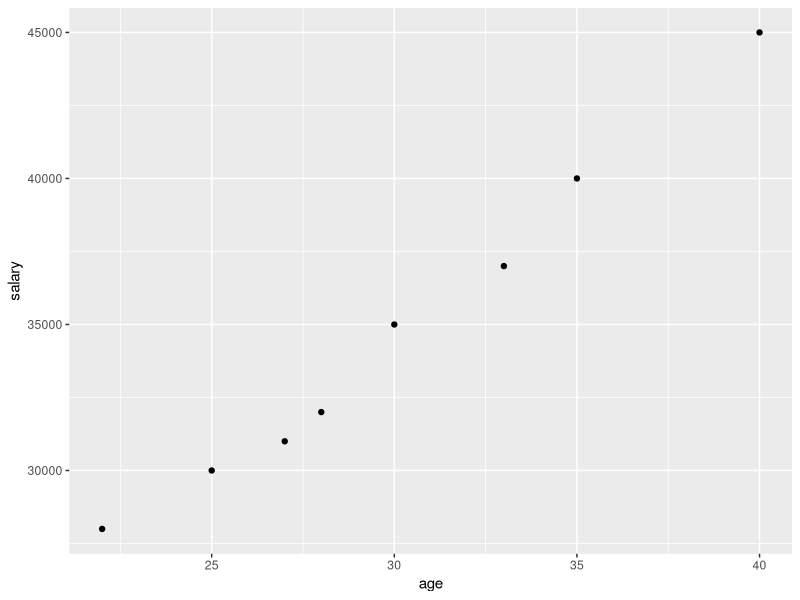
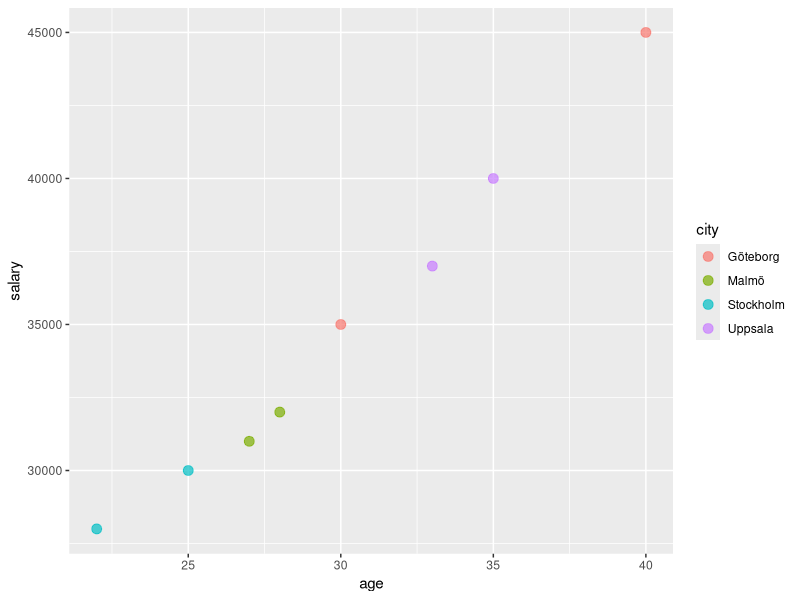
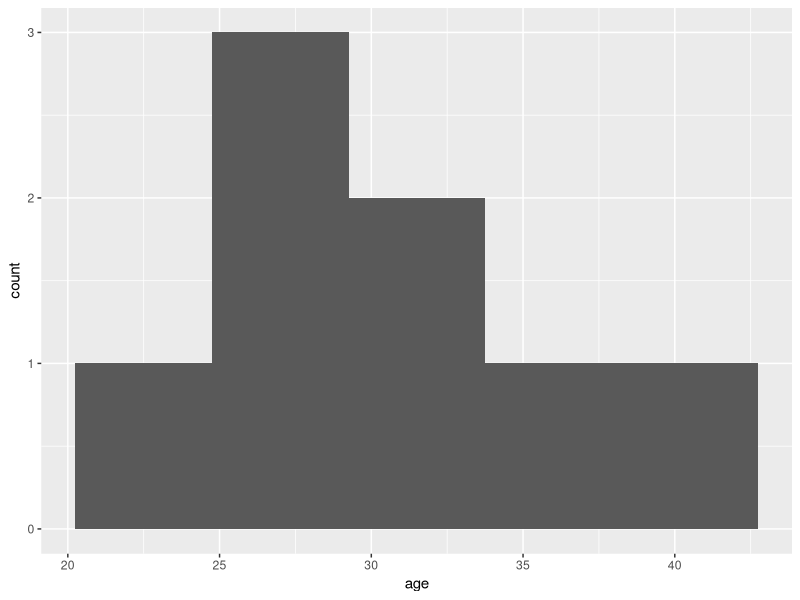
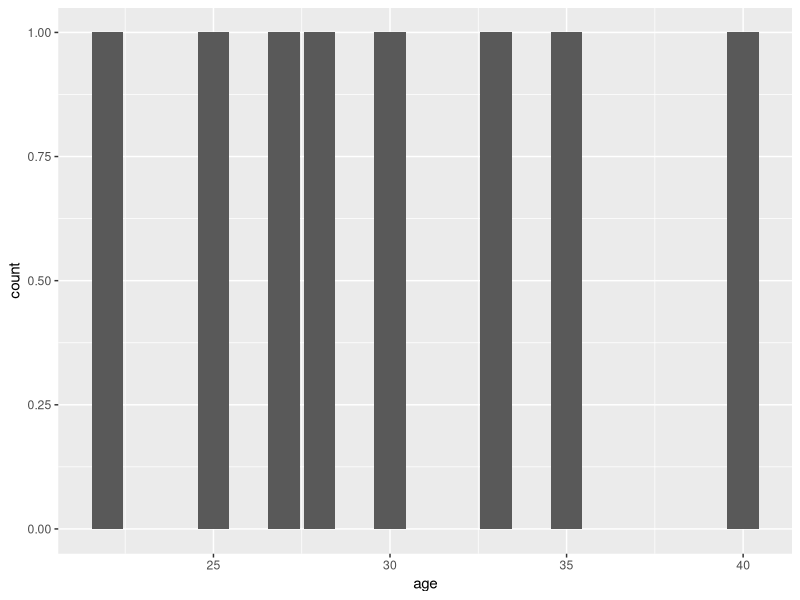
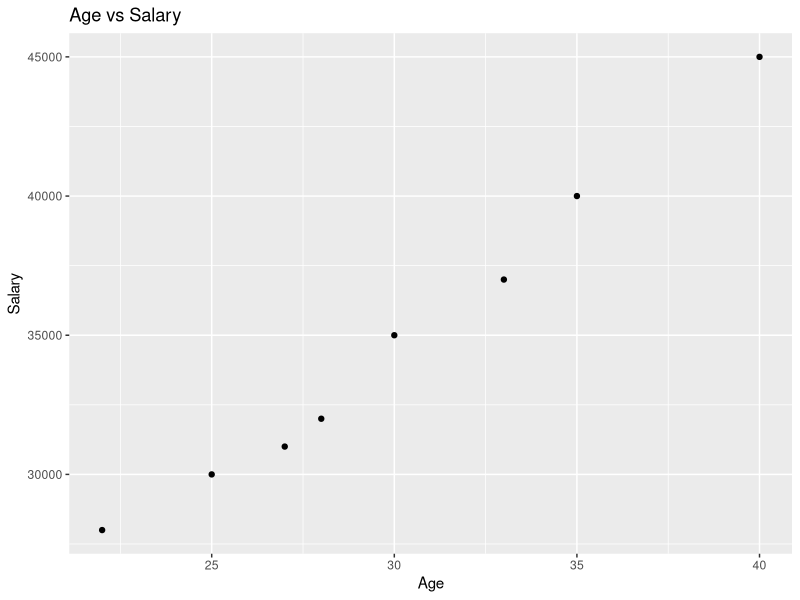

These charts were generated, in order, by the following R code:
library(tidyverse)

data <- read.csv("data.csv")

ggplot(data, aes(x = age, y = salary)) +
  geom_point()

ggplot(data, aes(x = age, y = salary, color = city)) +
  geom_point(size = 3, alpha = 0.7)


ggplot(data, aes(x = age)) +
  geom_histogram(bins = 5)

ggplot(data, aes(x = age)) +
  geom_bar()


ggplot(data, aes(x = age, y = salary)) +
  geom_point() +
  labs(
    title = "Age vs Salary",
    x = "Age",
    y = "Salary"
  )
